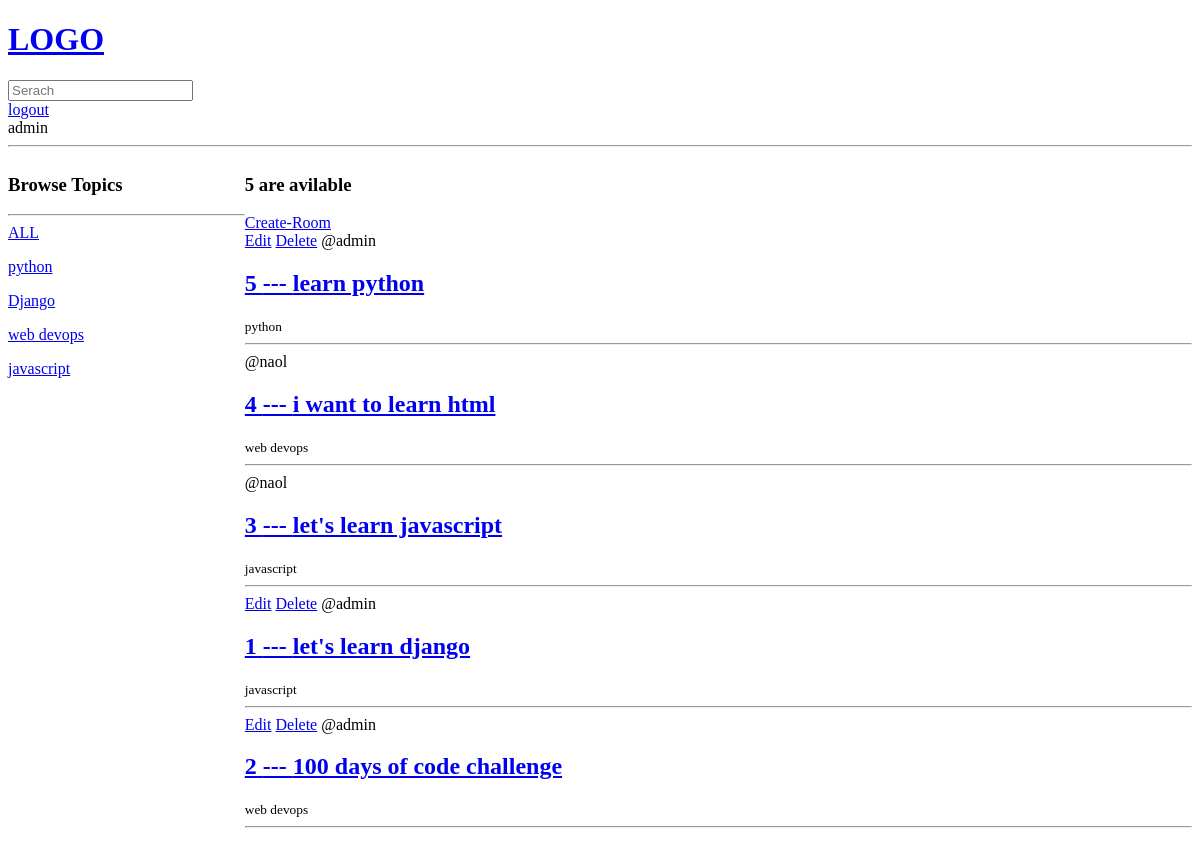
The app's page / (signed in), older data.
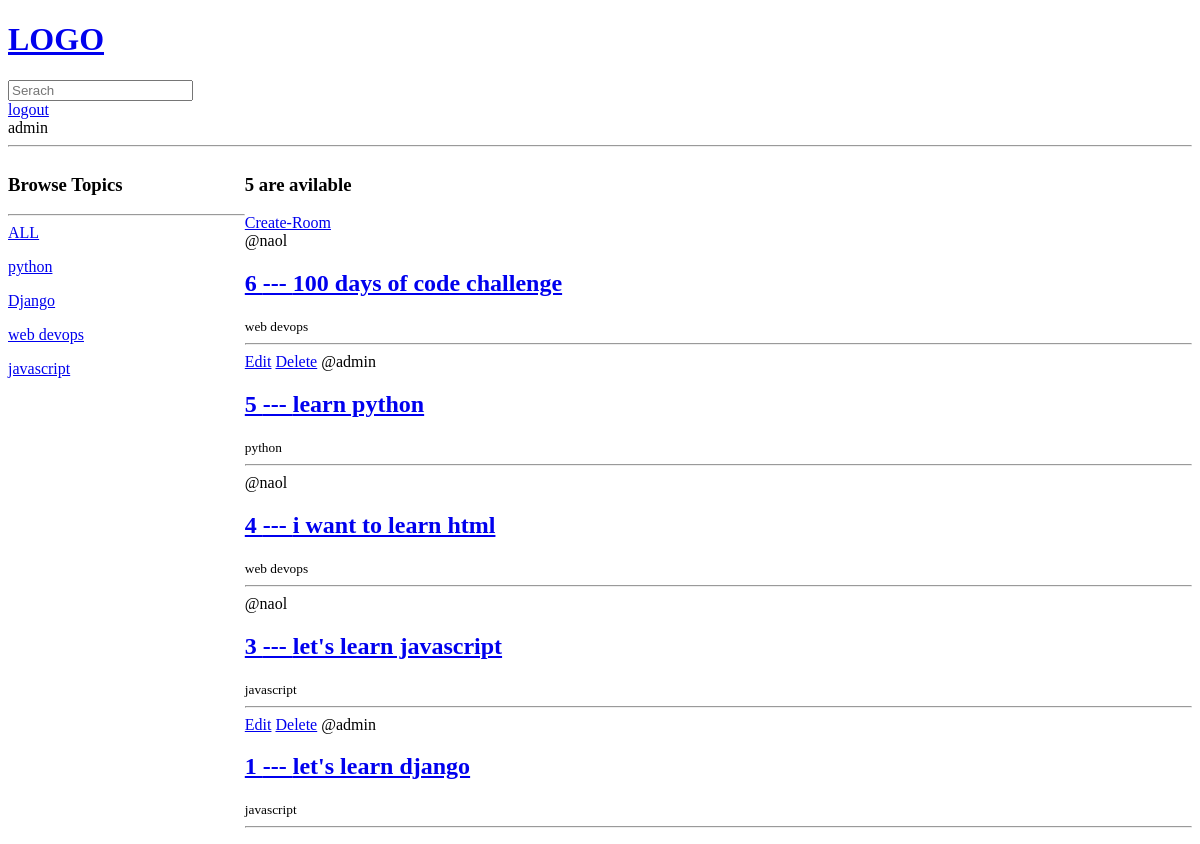
The same page, newer data.
### base/models.py (models this page shows, shortened)
class Topic(models.Model):
    name = models.CharField(max_length=200)
    def __str__(self) -> str:
        return self.name

class Room(models.Model):
    host = models.ForeignKey(User,on_delete=models.SET_NULL,null=True)
    topic = models.ForeignKey(Topic,on_delete=models.SET_NULL,null=True)
    name = models.CharField( max_length=50)
    description = models.TextField( null= True, blank=True)
    updated = models.DateTimeField(auto_now=True)
    created = models.DateTimeField(auto_now_add=True)
    class Meta:
        ordering = ['-updated' , '-created']

### base/views.py (the view)
# urls.py: path("",views.home,name='home'),
def home(request):
    if request.GET.get('q') != None :
        q = request.GET.get('q')
    else:
        q = ''
    rooms = Room.objects.filter(
        Q(topic__name__icontains = q) |
        Q(name__icontains = q) |
        Q(description__icontains = q)
        )
    room_count = rooms.count()
    topics = Topic.objects.all()
    context = {'rooms' : rooms ,'topics':topics ,'room_count': room_count}
    return render(request, 'base/home.html',context)

### base/templates/base/home.html (shortened to what this page needs)
{% extends 'main.html' %}
{% block content %}
<div>
    {% if request.user.is_authenticated %}
    {{ user.username }}<hr>
    {% endif %}
</div>
<div class="home-container">
    <div>
        <h3>Browse Topics</h3><hr>
        <div> <a href="{% url 'home' %}"> ALL </a></div>
        {% for topic in topics %}
        <div><p>
        <a href="{% url 'home' %}?q={{topic.name}}"> {{topic}} </a>
        </p>
        </div>
        {% endfor %}
    </div>
    <div>
        <h3>{{room_count}} are avilable </h3>
        <a href="{% url 'create-room' %}"> Create-Room</a>
            {% for room in rooms %}
            <div>
                {% if request.user == room.host %}
                    <a href="{% url 'update-room' room.id %}">Edit</a>
                    <a href="{% url 'delete-room' room.id %}">Delete</a>
                {% endif %}
                <span>@{{ room.host.username }} </span>
                <h2> <a href="{% url 'room' room.id %}" >{{ room.id }} --- {{ room.name }}</a></h2>
                <small>{{room.topic.name}} </small>
                <hr>
            </div>
            {% endfor %}
    </div>
</div>
{% endblock %}

Row changes from the older to the newer data that the page shows:
removed Room: shows "Edit", host.username "admin", id "2", name "100 days of code challenge", topic.name "web devops"
added Room: host.username "naol", id "6", name "100 days of code challenge", topic.name "web devops"
